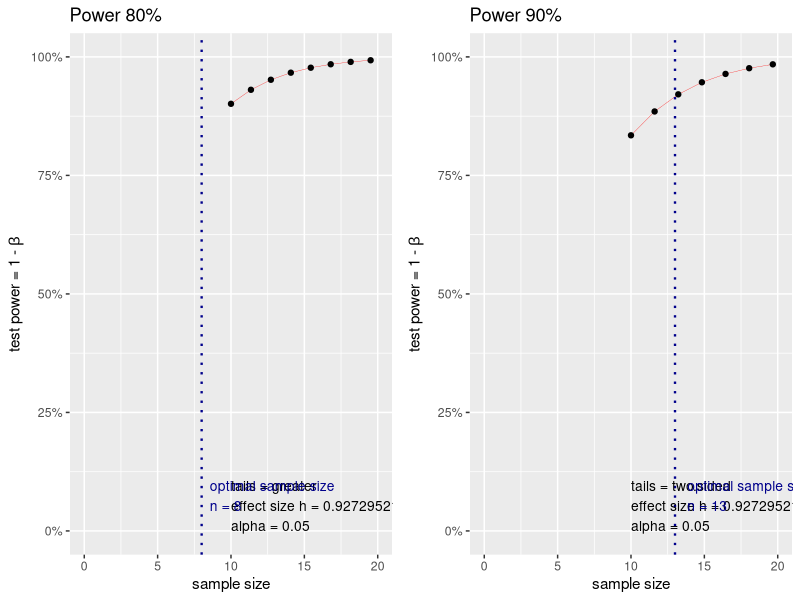

The R source for this figure:
## ---- chunk 1
knitr::opts_chunk$set(echo = TRUE)
library(pwr)
library(cowplot)
library(ggplot2)
## ---- chunk 2
errores=data.frame("Truth table"=c("Tests accepts Ho", "Test rejects Ho"), "Ho is TRUE"=c("True accept (1-alfa)", "T1 error (alfa) :false reject"), "Ho is False"=c("T2 error (beta): false accept", "Power: true reject (1-beta)"))
knitr::kable(errores)

## ---- chunk 3
##  80% power
p80=pwr.p.test(h = ES.h(p1 = 0.9, p2 = 0.50),
           power=0.8,
           sig.level = 0.05, 
           alternative = "greater")
p80
##90% power
p90=pwr.p.test(h = ES.h(p1 = 0.9, p2 = 0.50),
           power = 0.9,
           sig.level = 0.05)
p90
p90gg=plot(p90)+ggtitle("Power 90%")+xlim(0,20)
p80gg=plot(p80)+ggtitle("Power 80%")+xlim(0,20)
plot_grid(p80gg, p90gg)
